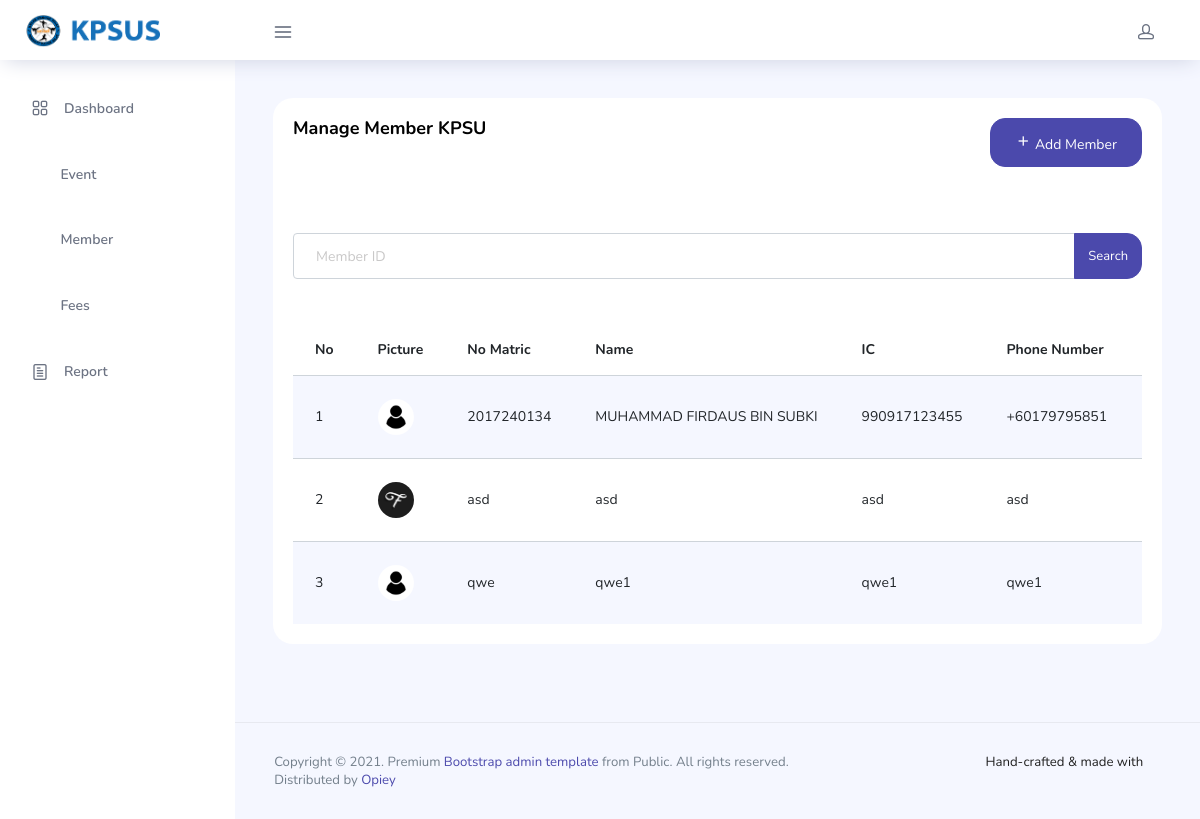
The app's page /pages/ex_member/manageMember.php with its own data.
### tables this page shows
CREATE TABLE `member` (
  `memberMatricID` varchar(255) NOT NULL,
  `memberName` varchar(255) NOT NULL,
  `memberIC` varchar(255) NOT NULL,
  `memberPhone` varchar(255) NOT NULL,
  `memberProgram` varchar(255) DEFAULT NULL,
  `memberFaculty` varchar(255) DEFAULT NULL,
  `memberAddress` varchar(255) DEFAULT NULL,
  `memberPosition` varchar(255) NOT NULL,
  `memberUsername` varchar(255) NOT NULL,
  `memberPassword` varchar(255) NOT NULL,
  `dateJoined` varchar(255) NOT NULL,
  `memberPicture` varchar(255) NOT NULL
);

### pages/ex_member/manageMember.php (the view, shortened to what this page needs)
<!DOCTYPE html>
<html lang="en">
<?php
include("../../db_connect.php");
?>
<head>
	<link rel="stylesheet" href="../../vendors/feather/feather.css">
	<link rel="stylesheet" href="../../vendors/ti-icons/css/themify-icons.css">
	<link rel="stylesheet" href="../../vendors/css/vendor.bundle.base.css">
	<link rel="stylesheet" href="../../vendors/mdi/css/materialdesignicons.min.css">
	<link rel="stylesheet" href="../../vendors/datatables.net-bs4/dataTables.bootstrap4.css">
	<link rel="stylesheet" href="../../vendors/ti-icons/css/themify-icons.css">
	<link rel="stylesheet" type="text/css" href="../../js/select.dataTables.min.css">
	<link rel="stylesheet" href="../../css/vertical-layout-light/style.css">
</head>
<body>
	<div class="container-scroller">
		<nav class="navbar col-lg-12 col-12 p-0 fixed-top d-flex flex-row">
			<div class="text-center navbar-brand-wrapper d-flex align-items-center justify-content-center">
				<a class="navbar-brand brand-logo mr-5" href="../../pages/ex_member/dashboardExMember.php"><img src="../../images/logo.png" class="mr-2" alt="KPSUS" /></a>
			</div>
			<div class="navbar-menu-wrapper d-flex align-items-center justify-content-end">
				<button class="navbar-toggler navbar-toggler align-self-center" type="button" data-toggle="minimize">
					<span class="icon-menu"></span>
				</button>
				<ul class="navbar-nav navbar-nav-right">
					<li class="nav-item nav-profile dropdown">
						<a class="nav-link dropdown-toggle" href="#" data-toggle="dropdown" id="profileDropdown">
							<i class="icon-head menu-icon"></i>
						</a>
					</li>
				</ul>
			</div>
		</nav>
		<div class="container-fluid page-body-wrapper">
			<nav class="sidebar sidebar-offcanvas" id="sidebar">
				<ul class="nav">
					<li class="nav-item">
						<a class="nav-link" href="../../pages/ex_member/dashboardExMember.php">
							<i class="icon-grid menu-icon"></i>
							<span class="menu-title">Dashboard</span>
						</a>
					</li><br>
					<li class="nav-item">
						<a class="nav-link" href="../../pages/ex_member/manageEvent.php">
							<i class="ti-calendar menu-icon"></i>
							<span class="menu-title"> Event</span>
						</a>
					</li><br>
					<li class="nav-item">
						<a class="nav-link" href="../../pages/ex_member/manageMember.php">
							<i class="ti-user menu-icon"></i>
							<span class="menu-title"> Member</span>
						</a>
					</li><br>
					<li class="nav-item">
						<a class="nav-link" href="../../pages/ex_member/manageFees.php">
							<i class="ti-money menu-icon"></i>
							<span class="menu-title"> Fees</span>
						</a>
					</li><br>
					<li class="nav-item">
						<a class="nav-link" href="../../pages/ex_member/manageReport.php">
							<i class="icon-paper menu-icon"></i>
							<span class="menu-title"> Report</span>
						</a>
					</li>
				</ul>
			</nav>
			<div class="main-panel">
				<div class="content-wrapper">
					<div class="row">
						<div class="col-md-12 grid-margin stretch-card">
							<div class="card">
								<div class="card-body">
									<div class="d-flex justify-content-between">
										<p class="card-title">Manage Member KPSU</p>
										<button class="btn btn-primary" data-target="#exampleModalLong" data-toggle="modal"><i class="mdi mdi-plus"></i> Add Member</button>
									</div><br><br><br>
									<form method="POST" action="">
										<div class="form-group">
											<div class="input-group">
												<input type="text" class="form-control" placeholder="Member ID" aria-label="Member ID" name="valueSearch">
												<div class="input-group-append">
													<input class="btn btn-sm btn-primary" type="submit" name="submitSearch" value="Search">
												</div>
											</div>
										</div>
									</form><br>
									<div class="row">
										<div class="col-12">
											<div class="table-responsive">
												<table id="" class="table table-striped" width=100%>
													<thead>
														<tr>
															<th>No</th>
															<th>Picture</th>
															<th>No Matric</th>
															<th>Name</th>
															<th>IC</th>
															<th>Phone Number</th>
															<th>Position</th>
														</tr>
													</thead>
													<tbody>
														<?php
														function showData($conn)
														{
															if (isset($_POST['submitSearch'])) {
																$valueToSearch = $_POST['valueSearch'];
																$sql = "SELECT * FROM member WHERE memberMatricID LIKE '%$valueToSearch%' OR memberName LIKE  '%$valueToSearch%' OR memberIC LIKE  '%$valueToSearch%' OR memberPhone LIKE  '%$valueToSearch%' OR memberPosition LIKE  '%$valueToSearch%'";
																$query = mysqli_query($conn, $sql);
															} else {
																$sql = "SELECT * FROM member";
																$query = mysqli_query($conn, $sql);
															}
															$i = 0;
															foreach ($query as $row) {
																$i++;
																echo
																"<tr>
																	<td>$i</td>
																	<td><img width='40' height='40' src='../../images/uploads/{$row['memberPicture']}'></td>
																	<td>{$row['memberMatricID']}</td>
																	<td>{$row['memberName']}</td>
																	<td>{$row['memberIC']}</td>
																	<td>{$row['memberPhone']}</td>
																	<td>{$row['memberPosition']}</td>
																	<td>{$row['dateJoined']}</td>
																	<td>
																		<a href='detailsMember.php?member_view_id={$row['memberMatricID']}' class='btn btn-info'><i class='ti-clipboard btn-icon-prepend'></i>  Details
																		</a>
																		<a href='editMember.php?member_update_id={$row['memberMatricID']}' class='btn btn-warning'><i class='ti-file btn-icon-prepend'></i>  Edit
																		</a>
																		<a onclick='return confirmDelete(this);' href='deleteMember.php?member_delete_id={$row['memberMatricID']}' class='btn btn-danger'><i class='ti-trash btn-icon-prepend'></i>  Delete
																		</a>
																	</td>
																</tr>\n";
															}
														}
														showData($conn);
														?>
													</tbody>
												</table>
											</div>
										</div>
									</div>
								</div>
							</div>
						</div>
					</div>
				</div>
				<footer class="footer">
						<div class="d-sm-flex justify-content-center justify-content-sm-between">
							<span class="text-muted text-center text-sm-left d-block d-sm-inline-block">Copyright © 2021. Premium <a href="https://wa.me/+60179795851" target="_blank">Bootstrap admin template</a> from Public. All rights reserved.</span>
							<span class="float-none float-sm-right d-block mt-1 mt-sm-0 text-center">Hand-crafted & made with <i class="ti-heart text-danger ml-1"></i></span>
						</div>
						<div class="d-sm-flex justify-content-center justify-content-sm-between">
							<span class="text-muted text-center text-sm-left d-block d-sm-inline-block">Distributed by <a href="https://wa.me/+60179795851" target="_blank">Opiey</a></span>
						</div>
					</footer>
			</div>
		</div>
	</div>
</body>
</html>

### records on screen
member: memberPicture (picture), memberMatricID "2017240134", memberName "MUHAMMAD FIRDAUS BIN SUBKI", memberIC "990917123455", memberPhone "+60179795851"
member: memberPicture (picture), memberMatricID "asd", memberName "asd", memberIC "asd", memberPhone "asd"
member: memberPicture (picture), memberMatricID "qwe", memberName "qwe1", memberIC "qwe1", memberPhone "qwe1"
